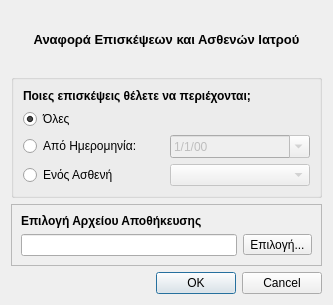
<?xml version="1.0" encoding="UTF-8"?>
<ui version="4.0">
 <class>DoctorExcelExport</class>
 <widget class="QDialog" name="DoctorExcelExport">
  <property name="geometry">
   <rect>
    <x>0</x>
    <y>0</y>
    <width>333</width>
    <height>305</height>
   </rect>
  </property>
  <property name="windowTitle">
   <string>Dialog</string>
  </property>
  <layout class="QVBoxLayout" name="verticalLayout_2">
   <item>
    <widget class="QLabel" name="label">
     <property name="text">
      <string>&lt;!DOCTYPE HTML PUBLIC &quot;-//W3C//DTD HTML 4.0//EN&quot; &quot;http://www.w3.org/TR/REC-html40/strict.dtd&quot;&gt;
&lt;html&gt;&lt;head&gt;&lt;meta name=&quot;qrichtext&quot; content=&quot;1&quot; /&gt;&lt;style type=&quot;text/css&quot;&gt;
p, li { white-space: pre-wrap; }
&lt;/style&gt;&lt;/head&gt;&lt;body style=&quot; font-family:'Ubuntu'; font-size:9pt; font-weight:400; font-style:normal;&quot;&gt;
&lt;p align=&quot;center&quot; style=&quot; margin-top:0px; margin-bottom:0px; margin-left:0px; margin-right:0px; -qt-block-indent:0; text-indent:0px;&quot;&gt;&lt;span style=&quot; font-size:10pt; font-weight:600;&quot;&gt;Αναφορά Επισκέψεων και Ασθενών Ιατρού&lt;/span&gt;&lt;/p&gt;&lt;/body&gt;&lt;/html&gt;</string>
     </property>
    </widget>
   </item>
   <item>
    <widget class="QGroupBox" name="groupBox">
     <layout class="QGridLayout" name="gridLayout_2">
      <item row="0" column="0" colspan="2">
       <widget class="QLabel" name="label_2">
        <property name="text">
         <string>&lt;!DOCTYPE HTML PUBLIC &quot;-//W3C//DTD HTML 4.0//EN&quot; &quot;http://www.w3.org/TR/REC-html40/strict.dtd&quot;&gt;
&lt;html&gt;&lt;head&gt;&lt;meta name=&quot;qrichtext&quot; content=&quot;1&quot; /&gt;&lt;style type=&quot;text/css&quot;&gt;
p, li { white-space: pre-wrap; }
&lt;/style&gt;&lt;/head&gt;&lt;body style=&quot; font-family:'Ubuntu'; font-size:9pt; font-weight:400; font-style:normal;&quot;&gt;
&lt;p style=&quot; margin-top:0px; margin-bottom:0px; margin-left:0px; margin-right:0px; -qt-block-indent:0; text-indent:0px;&quot;&gt;&lt;span style=&quot; font-weight:600;&quot;&gt;Ποιες επισκέψεις θέλετε να περιέχονται;&lt;/span&gt;&lt;/p&gt;&lt;/body&gt;&lt;/html&gt;</string>
        </property>
       </widget>
      </item>
      <item row="1" column="0">
       <widget class="QRadioButton" name="allRadio">
        <property name="text">
         <string>Όλες</string>
        </property>
        <property name="checked">
         <bool>true</bool>
        </property>
       </widget>
      </item>
      <item row="2" column="1">
       <widget class="QDateEdit" name="dateEdit">
        <property name="enabled">
         <bool>false</bool>
        </property>
        <property name="displayFormat">
         <string>d/M/yy</string>
        </property>
        <property name="calendarPopup">
         <bool>true</bool>
        </property>
       </widget>
      </item>
      <item row="3" column="0">
       <widget class="QRadioButton" name="patientRadio">
        <property name="text">
         <string>Ενός Ασθενή</string>
        </property>
       </widget>
      </item>
      <item row="3" column="1">
       <widget class="PatientCombo" name="patientCombo">
        <property name="enabled">
         <bool>false</bool>
        </property>
       </widget>
      </item>
      <item row="2" column="0">
       <widget class="QRadioButton" name="dateRadio">
        <property name="text">
         <string>Από Ημερομηνία:</string>
        </property>
       </widget>
      </item>
     </layout>
    </widget>
   </item>
   <item>
    <widget class="QFrame" name="frame_2">
     <property name="frameShape">
      <enum>QFrame::StyledPanel</enum>
     </property>
     <property name="frameShadow">
      <enum>QFrame::Raised</enum>
     </property>
     <layout class="QGridLayout" name="gridLayout">
      <item row="0" column="0" colspan="2">
       <widget class="QLabel" name="label_3">
        <property name="text">
         <string>&lt;!DOCTYPE HTML PUBLIC &quot;-//W3C//DTD HTML 4.0//EN&quot; &quot;http://www.w3.org/TR/REC-html40/strict.dtd&quot;&gt;
&lt;html&gt;&lt;head&gt;&lt;meta name=&quot;qrichtext&quot; content=&quot;1&quot; /&gt;&lt;style type=&quot;text/css&quot;&gt;
p, li { white-space: pre-wrap; }
&lt;/style&gt;&lt;/head&gt;&lt;body style=&quot; font-family:'Ubuntu'; font-size:9pt; font-weight:400; font-style:normal;&quot;&gt;
&lt;p style=&quot; margin-top:0px; margin-bottom:0px; margin-left:0px; margin-right:0px; -qt-block-indent:0; text-indent:0px;&quot;&gt;&lt;span style=&quot; font-weight:600;&quot;&gt;Επιλογή Αρχείου Αποθήκευσης&lt;/span&gt;&lt;/p&gt;&lt;/body&gt;&lt;/html&gt;</string>
        </property>
       </widget>
      </item>
      <item row="1" column="0">
       <widget class="QLineEdit" name="fileNameEdit"/>
      </item>
      <item row="1" column="1">
       <widget class="QToolButton" name="toolButton">
        <property name="text">
         <string>Επιλογή...</string>
        </property>
       </widget>
      </item>
     </layout>
    </widget>
   </item>
   <item>
    <widget class="QDialogButtonBox" name="buttonBox">
     <property name="orientation">
      <enum>Qt::Horizontal</enum>
     </property>
     <property name="standardButtons">
      <set>QDialogButtonBox::Cancel|QDialogButtonBox::Ok</set>
     </property>
    </widget>
   </item>
  </layout>
 </widget>
 <customwidgets>
  <customwidget>
   <class>PatientCombo</class>
   <extends>QComboBox</extends>
   <header>patientcombo.h</header>
  </customwidget>
 </customwidgets>
 <resources/>
 <connections>
  <connection>
   <sender>buttonBox</sender>
   <signal>accepted()</signal>
   <receiver>DoctorExcelExport</receiver>
   <slot>accept()</slot>
   <hints>
    <hint type="sourcelabel">
     <x>260</x>
     <y>300</y>
    </hint>
    <hint type="destinationlabel">
     <x>157</x>
     <y>225</y>
    </hint>
   </hints>
  </connection>
  <connection>
   <sender>buttonBox</sender>
   <signal>rejected()</signal>
   <receiver>DoctorExcelExport</receiver>
   <slot>reject()</slot>
   <hints>
    <hint type="sourcelabel">
     <x>328</x>
     <y>300</y>
    </hint>
    <hint type="destinationlabel">
     <x>286</x>
     <y>225</y>
    </hint>
   </hints>
  </connection>
  <connection>
   <sender>toolButton</sender>
   <signal>clicked()</signal>
   <receiver>DoctorExcelExport</receiver>
   <slot>showFileDialog()</slot>
   <hints>
    <hint type="sourcelabel">
     <x>321</x>
     <y>264</y>
    </hint>
    <hint type="destinationlabel">
     <x>490</x>
     <y>133</y>
    </hint>
   </hints>
  </connection>
  <connection>
   <sender>dateRadio</sender>
   <signal>toggled(bool)</signal>
   <receiver>dateEdit</receiver>
   <slot>setEnabled(bool)</slot>
   <hints>
    <hint type="sourcelabel">
     <x>130</x>
     <y>144</y>
    </hint>
    <hint type="destinationlabel">
     <x>186</x>
     <y>147</y>
    </hint>
   </hints>
  </connection>
  <connection>
   <sender>patientRadio</sender>
   <signal>toggled(bool)</signal>
   <receiver>patientCombo</receiver>
   <slot>setEnabled(bool)</slot>
   <hints>
    <hint type="sourcelabel">
     <x>76</x>
     <y>171</y>
    </hint>
    <hint type="destinationlabel">
     <x>185</x>
     <y>179</y>
    </hint>
   </hints>
  </connection>
 </connections>
 <slots>
  <slot>showFileDialog()</slot>
 </slots>
</ui>
